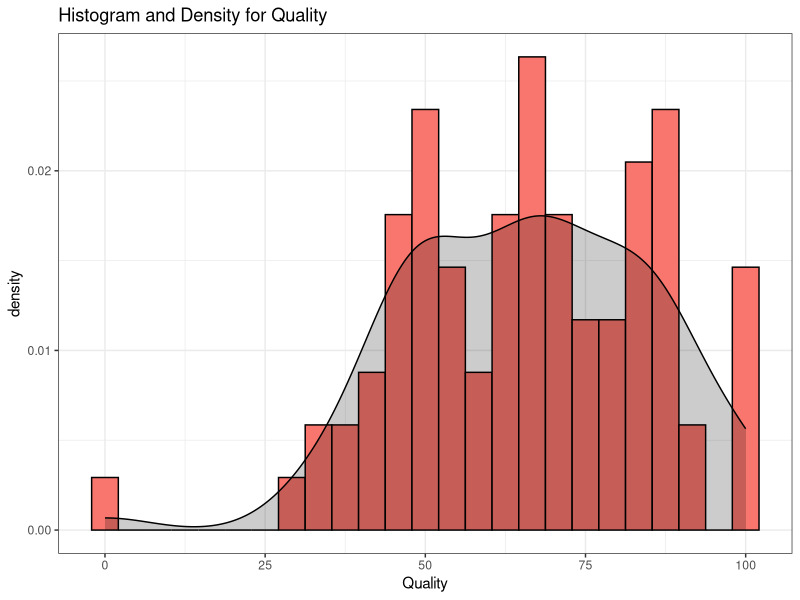
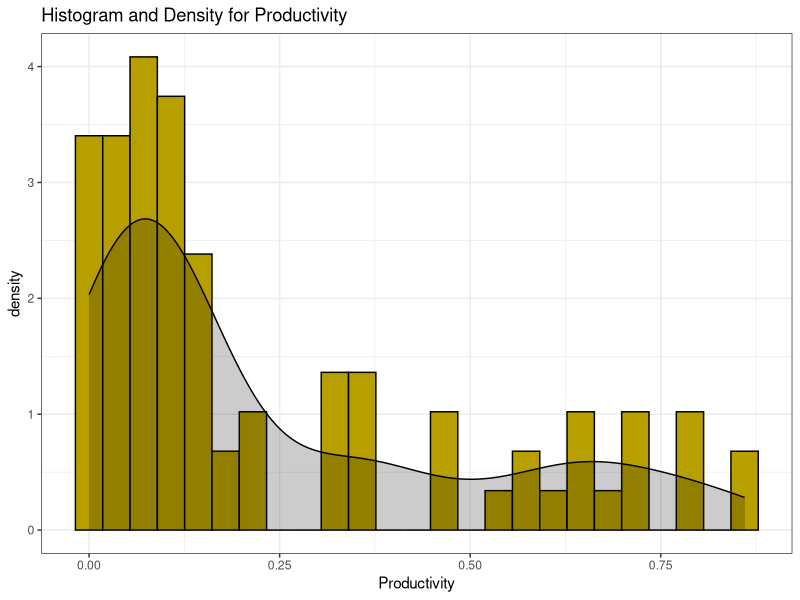
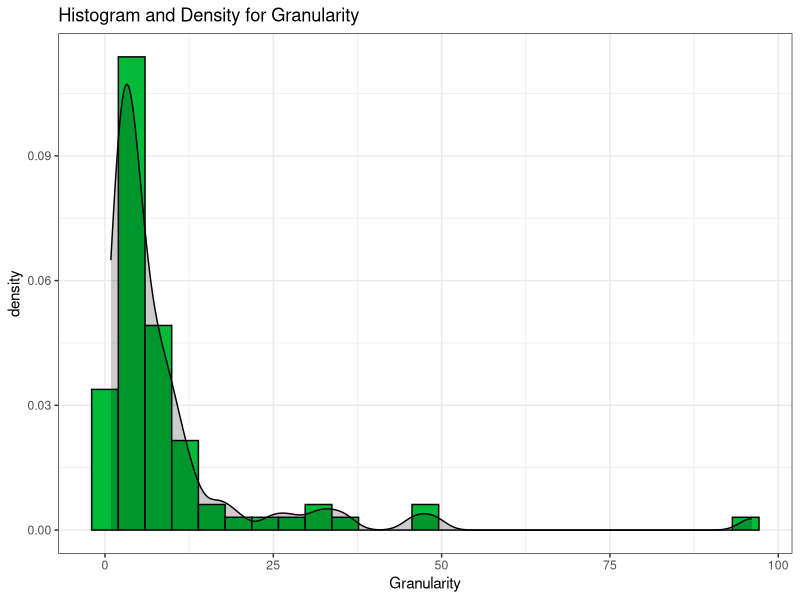
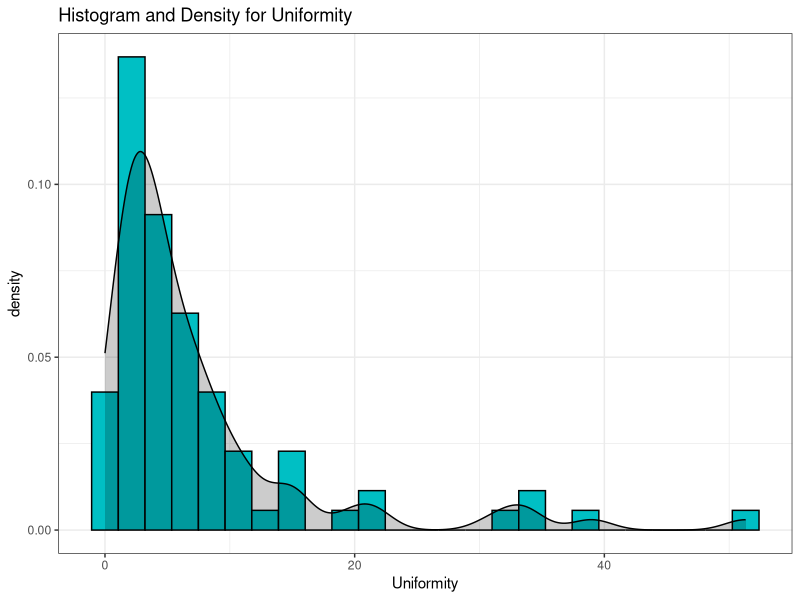
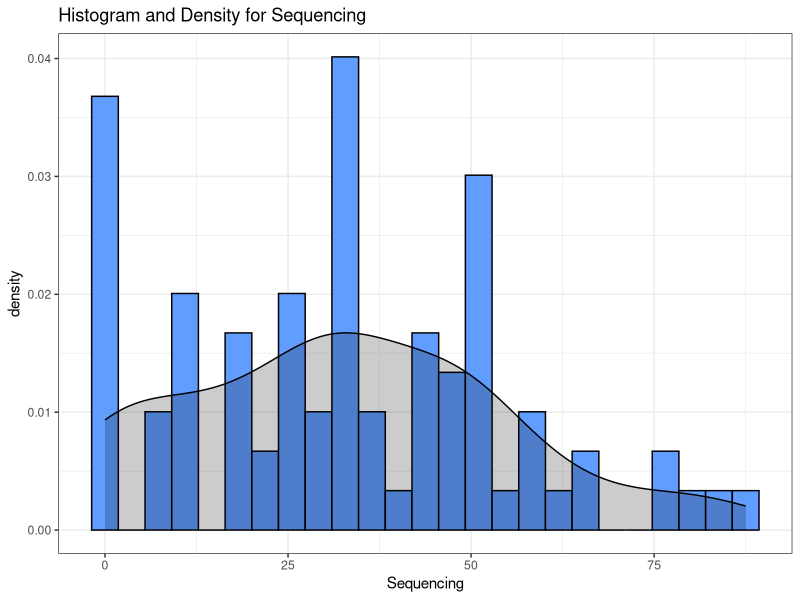
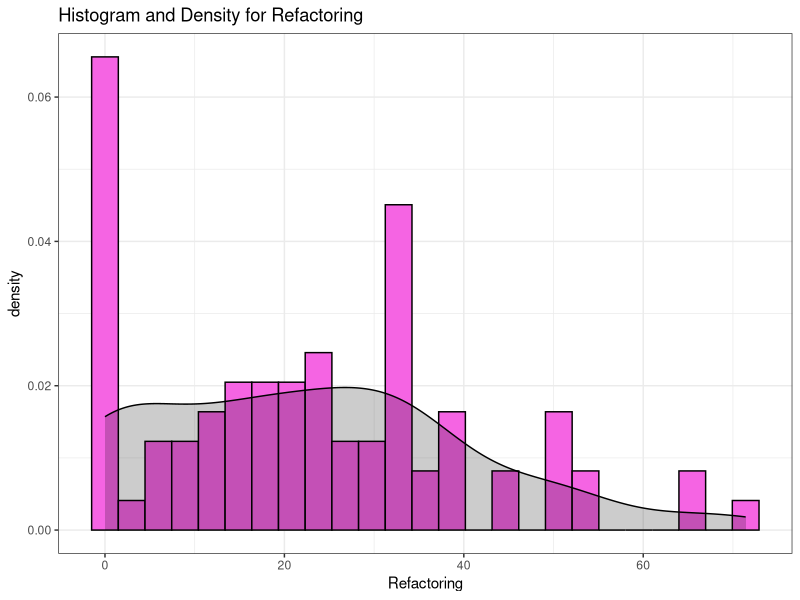
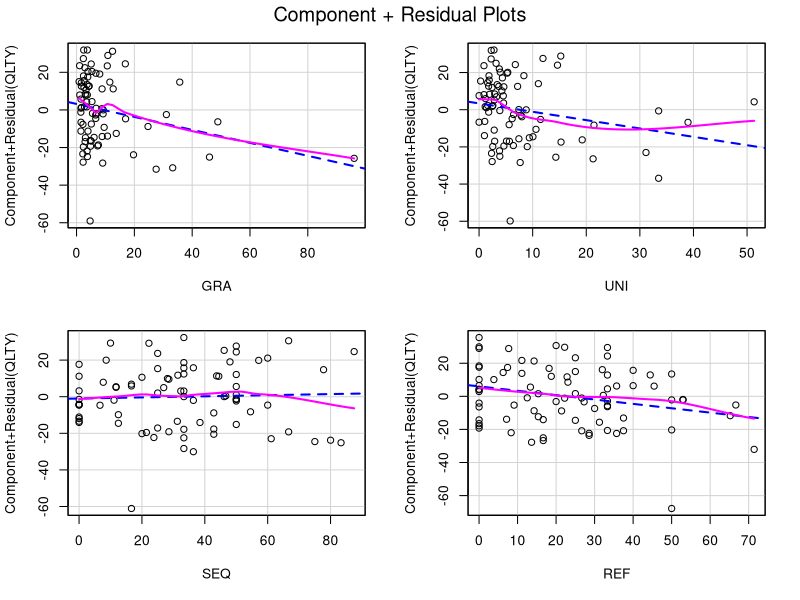

R code for these plots, in order:
## ---- chunk 1
knitr::opts_chunk$set(echo = TRUE)
## ---- chunk 2
data <- read.csv("../bin/data/dissectionTDD/dataset.csv",sep=";")
head(data)
## ---- chunk 3
library(ggplot2)

#small function to generate colors for ggplot
gg_color_hue <- function(n) {
  hues = seq(15, 375, length = n + 1)
  hcl(h = hues, l = 65, c = 100)[1:n]
}

titles <- c("Quality","Productivity","Granularity","Uniformity","Sequencing","Refactoring")
#get some colors for each
cols = gg_color_hue(length(titles))

# loop to create 6 density plots to look at spread for each variable
loop <- 2:7
for( i in loop){
  x <- data[[i]]
  plt <- ggplot(data,aes(x)) + 
    ggtitle(paste("Histogram and Density for",titles[i-1]))+
  geom_histogram(aes(y = ..density..), bins=25,color="black",fill=cols[i-1])+
  geom_density(aes(y = ..density..),color="black",fill="black", alpha=.2,stat = 'density')+
    xlab(titles[i-1])+
  theme_bw()
  
  print(plt)
  print(shapiro.test(x))
}
## ---- chunk 4
library(car)

crPlots(m<-lm(QLTY~GRA+UNI+SEQ+REF,data=data))

